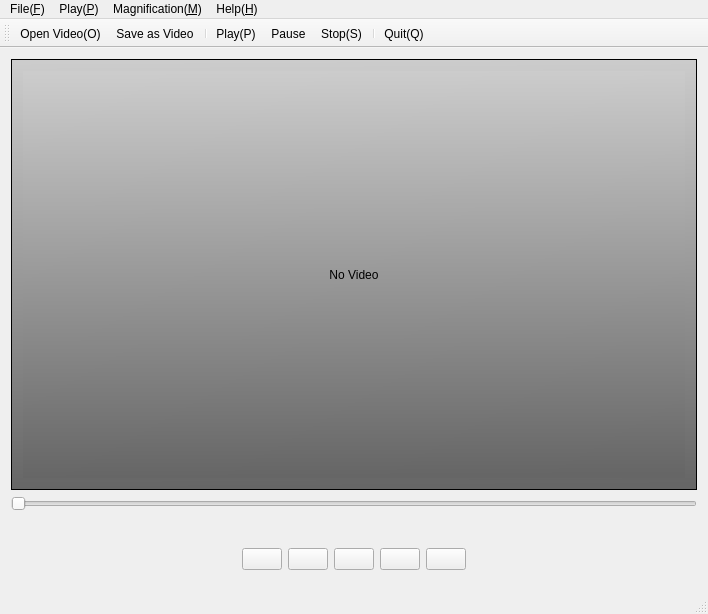
<?xml version="1.0" encoding="UTF-8"?>
<ui version="4.0">
 <class>MainWindow</class>
 <widget class="QMainWindow" name="MainWindow">
  <property name="geometry">
   <rect>
    <x>0</x>
    <y>0</y>
    <width>708</width>
    <height>614</height>
   </rect>
  </property>
  <property name="windowTitle">
   <string>VideoPlayer</string>
  </property>
  <widget class="QWidget" name="centralWidget">
   <property name="sizePolicy">
    <sizepolicy hsizetype="Preferred" vsizetype="Preferred">
     <horstretch>0</horstretch>
     <verstretch>0</verstretch>
    </sizepolicy>
   </property>
   <layout class="QGridLayout" name="gridLayout">
    <item row="4" column="0">
     <widget class="QWidget" name="widget" native="true">
      <layout class="QHBoxLayout" name="horizontalLayout">
       <item>
        <spacer name="horizontalSpacer">
         <property name="orientation">
          <enum>Qt::Horizontal</enum>
         </property>
         <property name="sizeHint" stdset="0">
          <size>
           <width>40</width>
           <height>20</height>
          </size>
         </property>
        </spacer>
       </item>
       <item>
        <widget class="QPushButton" name="btnLast">
         <property name="text">
          <string/>
         </property>
         <property name="icon">
          <iconset resource="myResources.qrc">
           <normaloff>:/myImages/actions/media-seek-backward.png</normaloff>:/myImages/actions/media-seek-backward.png</iconset>
         </property>
        </widget>
       </item>
       <item>
        <widget class="QPushButton" name="btnPlay">
         <property name="text">
          <string/>
         </property>
         <property name="icon">
          <iconset resource="myResources.qrc">
           <normaloff>:/myImages/actions/gtk-media-play-ltr.png</normaloff>:/myImages/actions/gtk-media-play-ltr.png</iconset>
         </property>
        </widget>
       </item>
       <item>
        <widget class="QPushButton" name="btnPause">
         <property name="text">
          <string/>
         </property>
         <property name="icon">
          <iconset resource="myResources.qrc">
           <normaloff>:/myImages/actions/gtk-media-pause.png</normaloff>:/myImages/actions/gtk-media-pause.png</iconset>
         </property>
        </widget>
       </item>
       <item>
        <widget class="QPushButton" name="btnStop">
         <property name="text">
          <string/>
         </property>
         <property name="icon">
          <iconset resource="myResources.qrc">
           <normaloff>:/myImages/actions/gtk-media-stop.png</normaloff>:/myImages/actions/gtk-media-stop.png</iconset>
         </property>
        </widget>
       </item>
       <item>
        <widget class="QPushButton" name="btnNext">
         <property name="text">
          <string/>
         </property>
         <property name="icon">
          <iconset resource="myResources.qrc">
           <normaloff>:/myImages/actions/gtk-media-forward-ltr.png</normaloff>:/myImages/actions/gtk-media-forward-ltr.png</iconset>
         </property>
        </widget>
       </item>
       <item>
        <spacer name="horizontalSpacer_2">
         <property name="orientation">
          <enum>Qt::Horizontal</enum>
         </property>
         <property name="sizeHint" stdset="0">
          <size>
           <width>40</width>
           <height>20</height>
          </size>
         </property>
        </spacer>
       </item>
      </layout>
     </widget>
    </item>
    <item row="2" column="0">
     <widget class="QSlider" name="progressSlider">
      <property name="orientation">
       <enum>Qt::Horizontal</enum>
      </property>
     </widget>
    </item>
    <item row="3" column="0">
     <widget class="QLabel" name="timeLabel">
      <property name="text">
       <string/>
      </property>
      <property name="alignment">
       <set>Qt::AlignRight|Qt::AlignTrailing|Qt::AlignVCenter</set>
      </property>
     </widget>
    </item>
    <item row="0" column="0">
     <widget class="QScrollArea" name="scrollArea">
      <property name="styleSheet">
       <string notr="true">background-color: qlineargradient(spread:pad, x1:0.489, y1:0, x2:0.5, y2:0.994318, stop:0 rgba(204, 204, 204, 255), stop:1 rgba(102, 102, 102, 255));</string>
      </property>
      <property name="verticalScrollBarPolicy">
       <enum>Qt::ScrollBarAsNeeded</enum>
      </property>
      <property name="horizontalScrollBarPolicy">
       <enum>Qt::ScrollBarAlwaysOff</enum>
      </property>
      <property name="widgetResizable">
       <bool>true</bool>
      </property>
      <property name="alignment">
       <set>Qt::AlignCenter</set>
      </property>
      <widget class="QWidget" name="scrollAreaWidgetContents">
       <property name="geometry">
        <rect>
         <x>0</x>
         <y>0</y>
         <width>688</width>
         <height>427</height>
        </rect>
       </property>
       <layout class="QGridLayout" name="gridLayout_2">
        <item row="0" column="0">
         <widget class="QLabel" name="videoLabel">
          <property name="text">
           <string>No Video</string>
          </property>
          <property name="alignment">
           <set>Qt::AlignCenter</set>
          </property>
         </widget>
        </item>
       </layout>
      </widget>
     </widget>
    </item>
   </layout>
  </widget>
  <widget class="QMenuBar" name="menuBar">
   <property name="geometry">
    <rect>
     <x>0</x>
     <y>0</y>
     <width>708</width>
     <height>17</height>
    </rect>
   </property>
   <widget class="QMenu" name="menu_File">
    <property name="title">
     <string>File(&amp;F)</string>
    </property>
    <addaction name="actionOpen"/>
    <addaction name="actionClose"/>
    <addaction name="separator"/>
    <addaction name="actionSave_as"/>
    <addaction name="actionSave_Current_Frame"/>
    <addaction name="separator"/>
    <addaction name="actionExtract_XT_Slice"/>
    <addaction name="actionExtract_YT_Slice"/>
    <addaction name="separator"/>
    <addaction name="actionClean_Temp_Files"/>
    <addaction name="separator"/>
    <addaction name="actionQuit"/>
   </widget>
   <widget class="QMenu" name="menuProcessor">
    <property name="title">
     <string>Magnification(&amp;M)</string>
    </property>
    <addaction name="motion"/>
    <addaction name="color"/>
    <addaction name="separator"/>
    <addaction name="actionLabeling"/>
   </widget>
   <widget class="QMenu" name="menuHelp">
    <property name="title">
     <string>Help(&amp;H)</string>
    </property>
    <addaction name="actionAbout"/>
    <addaction name="actionAbout_Qt"/>
   </widget>
   <widget class="QMenu" name="menuPlay">
    <property name="title">
     <string>Play(&amp;P)</string>
    </property>
    <addaction name="actionPlay"/>
    <addaction name="actionPause"/>
    <addaction name="actionStop_S"/>
    <addaction name="actionLast_Frame_L"/>
    <addaction name="actionNext_Frame_N"/>
   </widget>
   <addaction name="menu_File"/>
   <addaction name="menuPlay"/>
   <addaction name="menuProcessor"/>
   <addaction name="menuHelp"/>
  </widget>
  <widget class="QToolBar" name="mainToolBar">
   <attribute name="toolBarArea">
    <enum>TopToolBarArea</enum>
   </attribute>
   <attribute name="toolBarBreak">
    <bool>false</bool>
   </attribute>
   <addaction name="actionOpen"/>
   <addaction name="actionSave_as"/>
   <addaction name="separator"/>
   <addaction name="actionPlay"/>
   <addaction name="actionPause"/>
   <addaction name="actionStop_S"/>
   <addaction name="separator"/>
   <addaction name="actionQuit"/>
  </widget>
  <widget class="QStatusBar" name="statusBar"/>
  <action name="actionOpen">
   <property name="icon">
    <iconset resource="myResources.qrc">
     <normaloff>:/myImages/actions/document-open.png</normaloff>:/myImages/actions/document-open.png</iconset>
   </property>
   <property name="text">
    <string>Open Video(&amp;O)</string>
   </property>
   <property name="shortcut">
    <string>Ctrl+O</string>
   </property>
  </action>
  <action name="actionClose">
   <property name="icon">
    <iconset resource="myResources.qrc">
     <normaloff>:/myImages/actions/gtk-close.png</normaloff>:/myImages/actions/gtk-close.png</iconset>
   </property>
   <property name="text">
    <string>Close Video(&amp;C)</string>
   </property>
   <property name="shortcut">
    <string>Ctrl+W</string>
   </property>
  </action>
  <action name="actionQuit">
   <property name="icon">
    <iconset resource="myResources.qrc">
     <normaloff>:/myImages/actions/gtk-quit.png</normaloff>:/myImages/actions/gtk-quit.png</iconset>
   </property>
   <property name="text">
    <string>Quit(&amp;Q)</string>
   </property>
   <property name="shortcut">
    <string>Ctrl+Q</string>
   </property>
  </action>
  <action name="actionSave_as">
   <property name="icon">
    <iconset resource="myResources.qrc">
     <normaloff>:/myImages/actions/document-save-as.png</normaloff>:/myImages/actions/document-save-as.png</iconset>
   </property>
   <property name="text">
    <string>Save as Video</string>
   </property>
   <property name="shortcut">
    <string>Ctrl+Shift+S</string>
   </property>
  </action>
  <action name="actionAbout">
   <property name="icon">
    <iconset resource="myResources.qrc">
     <normaloff>:/myImages/actions/gtk-about.png</normaloff>:/myImages/actions/gtk-about.png</iconset>
   </property>
   <property name="text">
    <string>About(&amp;A)</string>
   </property>
   <property name="shortcut">
    <string>F1</string>
   </property>
  </action>
  <action name="actionAbout_Qt">
   <property name="icon">
    <iconset resource="myResources.qrc">
     <normaloff>:/myImages/actions/gtk-help.png</normaloff>:/myImages/actions/gtk-help.png</iconset>
   </property>
   <property name="text">
    <string>About &amp;Qt</string>
   </property>
  </action>
  <action name="actionPlay">
   <property name="icon">
    <iconset resource="myResources.qrc">
     <normaloff>:/myImages/actions/gtk-media-play-ltr.png</normaloff>:/myImages/actions/gtk-media-play-ltr.png</iconset>
   </property>
   <property name="text">
    <string>Play(&amp;P)</string>
   </property>
   <property name="shortcut">
    <string>Ctrl+Shift+P</string>
   </property>
  </action>
  <action name="actionStop_S">
   <property name="icon">
    <iconset resource="myResources.qrc">
     <normaloff>:/myImages/actions/gtk-media-stop.png</normaloff>:/myImages/actions/gtk-media-stop.png</iconset>
   </property>
   <property name="text">
    <string>Stop(&amp;S)</string>
   </property>
   <property name="shortcut">
    <string>Ctrl+Shift+T</string>
   </property>
  </action>
  <action name="actionLast_Frame_L">
   <property name="icon">
    <iconset resource="myResources.qrc">
     <normaloff>:/myImages/actions/media-seek-backward.png</normaloff>:/myImages/actions/media-seek-backward.png</iconset>
   </property>
   <property name="text">
    <string>Last Frame(&amp;L)</string>
   </property>
   <property name="shortcut">
    <string>Ctrl+Shift+L</string>
   </property>
  </action>
  <action name="actionNext_Frame_N">
   <property name="icon">
    <iconset resource="myResources.qrc">
     <normaloff>:/myImages/actions/media-seek-forward.png</normaloff>:/myImages/actions/media-seek-forward.png</iconset>
   </property>
   <property name="text">
    <string>Next Frame(&amp;N)</string>
   </property>
   <property name="shortcut">
    <string>Ctrl+Shift+N</string>
   </property>
  </action>
  <action name="actionPause">
   <property name="icon">
    <iconset resource="myResources.qrc">
     <normaloff>:/myImages/actions/gtk-media-pause.png</normaloff>:/myImages/actions/gtk-media-pause.png</iconset>
   </property>
   <property name="text">
    <string>Pause</string>
   </property>
  </action>
  <action name="action_Morpho">
   <property name="text">
    <string>&amp;Morphology Transform</string>
   </property>
  </action>
  <action name="actionClean_Temp_Files">
   <property name="icon">
    <iconset resource="myResources.qrc">
     <normaloff>:/myImages/actions/edit-clear.png</normaloff>:/myImages/actions/edit-clear.png</iconset>
   </property>
   <property name="text">
    <string>Clean Temp Files</string>
   </property>
  </action>
  <action name="motion">
   <property name="text">
    <string>&amp;Motion</string>
   </property>
   <property name="shortcut">
    <string>Ctrl+Shift+M</string>
   </property>
   <property name="visible">
    <bool>true</bool>
   </property>
  </action>
  <action name="color">
   <property name="enabled">
    <bool>true</bool>
   </property>
   <property name="text">
    <string>&amp;Color</string>
   </property>
   <property name="shortcut">
    <string>Ctrl+Shift+C</string>
   </property>
   <property name="visible">
    <bool>true</bool>
   </property>
  </action>
  <action name="actionLabeling">
   <property name="text">
    <string>Labeling</string>
   </property>
   <property name="shortcut">
    <string>Ctrl+Shift+L</string>
   </property>
  </action>
  <action name="actionSave_Current_Frame">
   <property name="icon">
    <iconset resource="myResources.qrc">
     <normaloff>:/myImages/actions/insert-image.png</normaloff>:/myImages/actions/insert-image.png</iconset>
   </property>
   <property name="text">
    <string>Save Current Frame</string>
   </property>
  </action>
  <action name="actionExtract_YT_Slice">
   <property name="icon">
    <iconset resource="myResources.qrc">
     <normaloff>:/myImages/actions/gnome-stock-mail-snd.png</normaloff>:/myImages/actions/gnome-stock-mail-snd.png</iconset>
   </property>
   <property name="text">
    <string>Extract a YT Slice</string>
   </property>
   <property name="toolTip">
    <string>Extract a YT Slice</string>
   </property>
  </action>
  <action name="actionExtract_XT_Slice">
   <property name="icon">
    <iconset resource="myResources.qrc">
     <normaloff>:/myImages/actions/stock_mail-send.png</normaloff>:/myImages/actions/stock_mail-send.png</iconset>
   </property>
   <property name="text">
    <string>Extract a XT Slice</string>
   </property>
  </action>
 </widget>
 <layoutdefault spacing="6" margin="11"/>
 <tabstops>
  <tabstop>btnPlay</tabstop>
  <tabstop>btnPause</tabstop>
  <tabstop>btnStop</tabstop>
  <tabstop>btnLast</tabstop>
  <tabstop>btnNext</tabstop>
  <tabstop>progressSlider</tabstop>
  <tabstop>scrollArea</tabstop>
 </tabstops>
 <resources>
  <include location="myResources.qrc"/>
 </resources>
 <connections/>
</ui>
